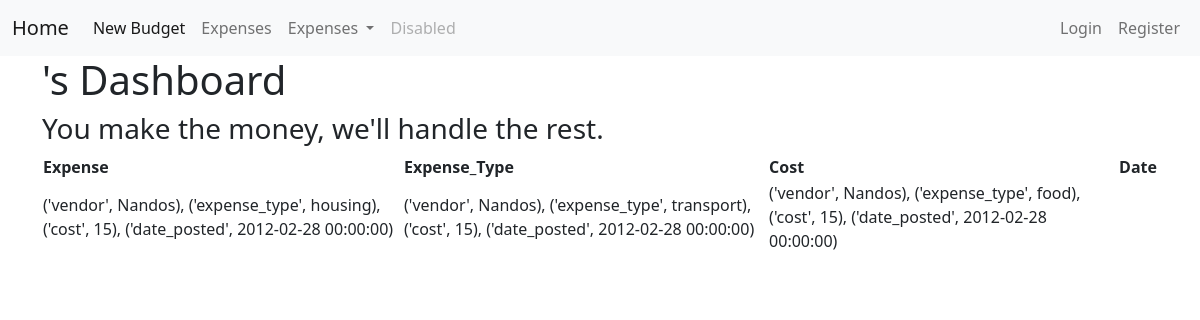
Before: /start with the older database file.
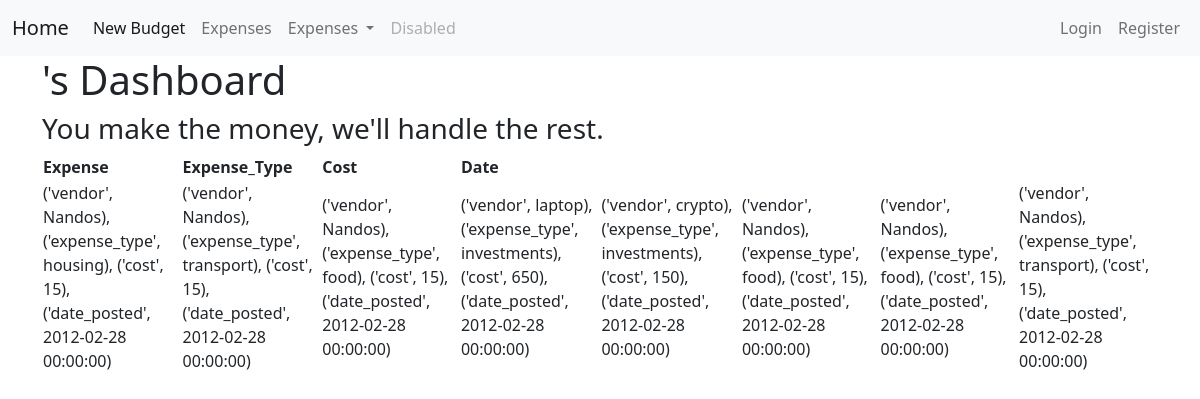
After: the same page with the newer database file.
### budget_app/models.py (models this page shows)
class Expense(db.Model):
    id = db.Column(db.Integer, primary_key=True)
    vendor = db.Column(db.String(100), nullable=False)
    expense_type = db.Column(db.String(50), nullable=False)
    cost = db.Column(db.Integer, nullable=False)
    date_posted = db.Column(db.DateTime, nullable=False, default=datetime.utcnow)
    user_id = db.Column(db.Integer, db.ForeignKey('user.id'), nullable=False)
    def __repr__(self):
        return f"('vendor', {self.vendor}), ('expense_type', {self.expense_type}), ('cost', {self.cost}), ('date_posted', {self.date_posted})"

### budget_app/routes.py (the view)
@app.route('/start')
def start():
    headings = ("Expense", "Expense_Type", "Cost", "Date")
    expenses = Expense.query.all()
    print(expenses)
    return render_template('start.html', expenses=expenses, headings=headings)

### budget_app/templates/start.html (shortened to what this page needs)
{% extends 'base.html' %}
{% block body %}
    <h1>{{current_user.username}}'s Dashboard </h1>
    <h3>You make the money, we'll handle the rest.</h3>
    <table>
        <tr>
            {% for header in headings %}
            <th>{{ header }}</th>
            {% endfor %}
        </tr>
        {% for row in expenses %}
        <td>{{ row }}</td>
        {% endfor %}
    </table>
{% endblock %}

### budget_app/templates/base.html (shortened to what this page needs)
<!DOCTYPE html>
<html lang="en">
<head>
    <link href="https://cdn.jsdelivr.net/npm/bootstrap@5.0.0-beta1/dist/css/bootstrap.min.css" rel="stylesheet">
</head>
<body>
  <header class="site-header">
    <nav class="navbar navbar-expand-lg navbar-light bg-light">
      <div class="container-fluid">
        <a class="navbar-brand" href="{{ url_for('index') }}">Home</a>
        <div class="collapse navbar-collapse" id="navbarSupportedContent">
          <ul class="navbar-nav me-auto mb-2 mb-lg-0">
            <li class="nav-item">
              <a class="nav-link active" aria-current="page" href="#">New Budget</a>
            </li>
            <li class="nav-item">
              <a class="nav-link" href="#">Expenses</a>
            </li>
            <li class="nav-item dropdown">
              <a class="nav-link dropdown-toggle" href="#" id="navbarDropdown" role="button" data-bs-toggle="dropdown" aria-expanded="false">
                Expenses
              </a>
            </li>
            <li class="nav-item">
              <a class="nav-link disabled" href="#" tabindex="-1" aria-disabled="true">Disabled</a>
            </li>
          </ul>
          <div class="navbar-nav">
            {% if current_user.is_authenticated %}
            <a class="nav-link" href="{{ url_for('new_expense') }}">New Expense</a>
            <a class="nav-link" href="{{ url_for('account') }}">Account</a>
            <a class="nav-link" href="{{ url_for('logout') }}">Logout</a>
            {% else %}
              <a class="nav-link" href="{{ url_for('login') }}">Login</a>
              <a class="nav-link" href="{{ url_for('register') }}">Register</a>
            {% endif %}
        </div>
      </div>
    </nav>
    </header>
    <div class="container">
        {% block body %} {% endblock %}
    </div>
</body>
</html>

Changed rows visible on the page:
added Expense: vendor+expense_type+cost "('vendor', laptop), ('expense_type', investments), ('cost', 650), ('date_posted', 2012-02-28 00:00:00)"
added Expense: vendor+expense_type+cost "('vendor', crypto), ('expense_type', investments), ('cost', 150), ('date_posted', 2012-02-28 00:00:00)"
added Expense: vendor+expense_type+cost "('vendor', Nandos), ('expense_type', food), ('cost', 15), ('date_posted', 2012-02-28 00:00:00)"
added Expense: vendor+expense_type+cost "('vendor', Nandos), ('expense_type', food), ('cost', 15), ('date_posted', 2012-02-28 00:00:00)"
added Expense: vendor+expense_type+cost "('vendor', Nandos), ('expense_type', transport), ('cost', 15), ('date_posted', 2012-02-28 00:00:00)"
